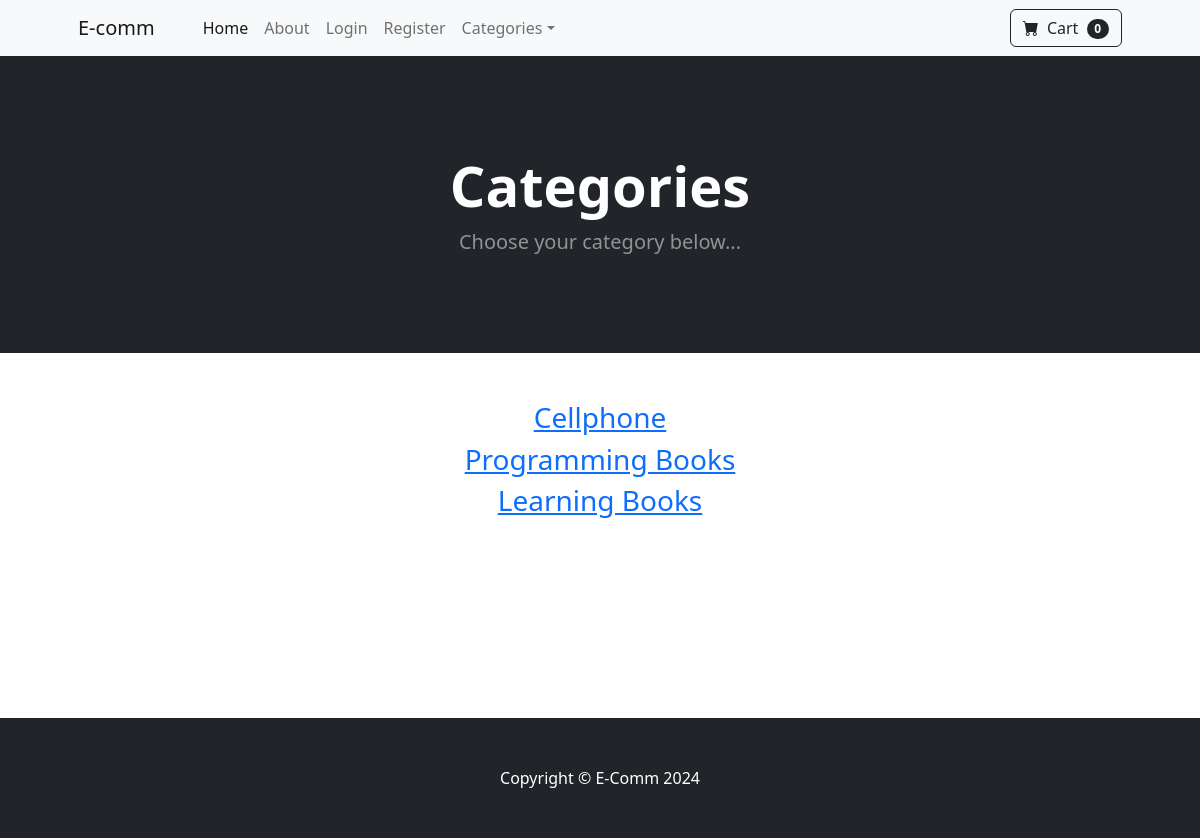
The app's page /category_summary/, older data.
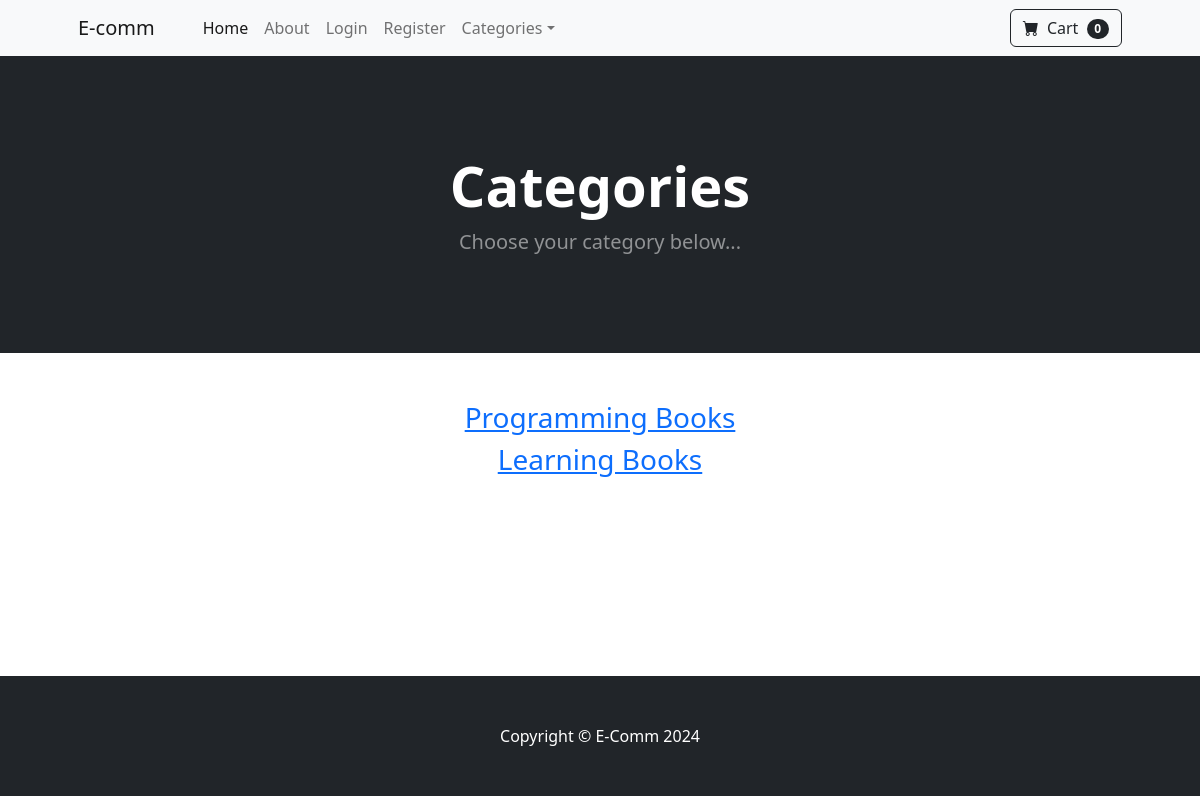
The same page, newer data.
### store/models.py (models this page shows)
class Category(models.Model):
    name = models.CharField(max_length=50)
    def __str__(self):
        return self.name
    class Meta:
        verbose_name_plural = 'Categories'

### store/views.py (the view)
# urls.py: path('category_summary/', views.category_summary, name='category_summary'),
def category_summary(request):
    categories = Category.objects.all()
    return render(request, 'category_summary.html', {"categories":categories})

### cart/cart.py (called while the page is built)
    def __len__(self):
        return len(self.cart)

### cart/context_processors.py (called while the page is built)
def cart(request):
    return {'cart': Cart(request)}

### store/templates/category_summary.html
{% extends 'base.html' %}
{% block content %}
        <header class="bg-dark py-5">
            <div class="container px-4 px-lg-5 my-5">
                <div class="text-center text-white">
                    <h1 class="display-4 fw-bolder">Categories</h1>
                    <p class="lead fw-normal text-white-50 mb-0">Choose your category below...</p>
                </div>
            </div>
        </header>
        <div class="container">
            <div class="row">
                <center>
                    <div class="col-8">
                        <br><br>
                        {% for category in categories %}
                        <h3><a href="{% url 'category' category %}">{{ category }}</a></h3>
                        {% endfor %}
                        <br><br>
                        <br><br>
                        <br><br>
                        <br><br>
                    </div>
                </center>
            </div>
        </div>
{% endblock %}

### store/templates/base.html (shortened to what this page needs)
{% load static %}
<!DOCTYPE html>
<html lang="en">
    <head>
        <link href="https://cdn.jsdelivr.net/npm/bootstrap-icons@1.5.0/font/bootstrap-icons.css" rel="stylesheet" />
        <link href="{% static 'css/styles.css' %}" rel="stylesheet" />
    </head>
    <body>
    {% include 'navbar.html'%}
    {% block content %}
    {% endblock %}
        <footer class="py-5 bg-dark">
            <div class="container"><p class="m-0 text-center text-white">Copyright &copy; E-Comm 2024</p></div>
        </footer>
    </body>
</html>

### store/templates/navbar.html (shortened to what this page needs)
 <nav class="navbar navbar-expand-lg navbar-light bg-light">
    <div class="container px-4 px-lg-5">
        <a class="navbar-brand" href="{% url 'home' %}">E-comm</a>
        <div class="collapse navbar-collapse" id="navbarSupportedContent">
            <ul class="navbar-nav me-auto mb-2 mb-lg-0 ms-lg-4">
                <li class="nav-item"><a class="nav-link active" aria-current="page" href="{% url 'home' %}">Home</a></li>
                <li class="nav-item"><a class="nav-link" href="{% url 'about' %}">About</a></li>
                {% if user.is_authenticated %}
                <li class="nav-item"><a class="nav-link" href="{% url 'logout' %}">Logout</a></li>
                <li class="nav-item"><a class="nav-link" href="{% url 'update_user' %}">Profile</a></li>
                {% else %}
                <li class="nav-item"><a class="nav-link" href="{% url 'login' %}">Login</a></li>
                <li class="nav-item"><a class="nav-link" href="{% url 'register' %}">Register</a></li>
                {% endif %}
                <li class="nav-item dropdown">
                    <a class="nav-link dropdown-toggle" id="navbarDropdown" href="#" role="button" data-bs-toggle="dropdown" aria-expanded="false">Categories</a>
                </li>
            </ul>
            <form class="d-flex">
                <a href="{% url 'cart_summary' %}" class="btn btn-outline-dark">
                    <i class="bi-cart-fill me-1"></i>
                    Cart
                    <span class="badge bg-dark text-white ms-1 rounded-pill" id="cart_quantity">{{ cart | length }}</span>
                </a>
            </form>
        </div>
    </div>
</nav>

Row changes from the older to the newer data that the page shows:
removed Category: name "Cellphone"
